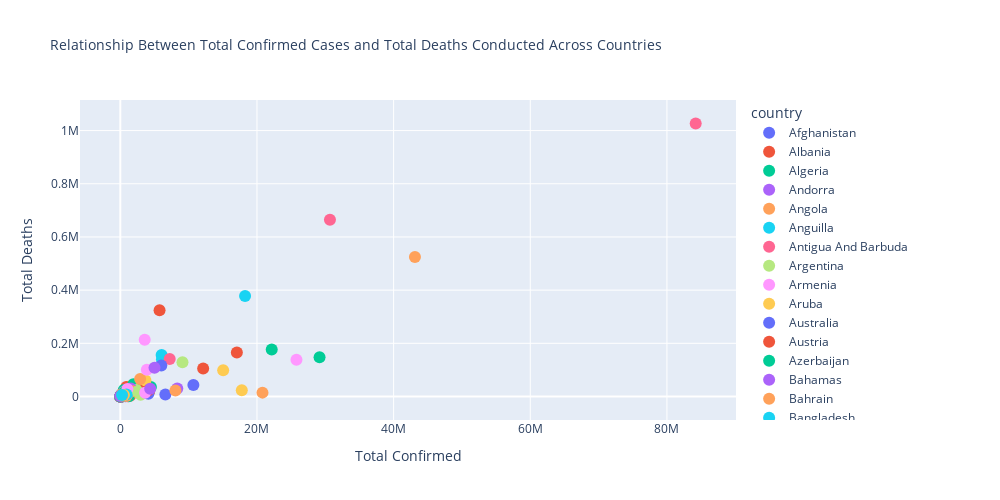

Notebook source saved alongside this figure:
### Code cell
#scatter plot of the total recovered vs total tests

fig = px.scatter(
    summary_data_df_copy,
    x='total_confirmed',
    y='total_deaths',
    color='country',
    width=1000,
    height=500,
    title="Relationship Between Total Confirmed Cases and Total Deaths Conducted Across Countries",
    labels={'total_deaths':'Total Deaths', 'total_confirmed':'Total Confirmed', 'continent':'Continents'}
)

fig.update_layout(title={"font": {"size": 14}})
fig.update_traces(marker_size=12)
fig.show()
